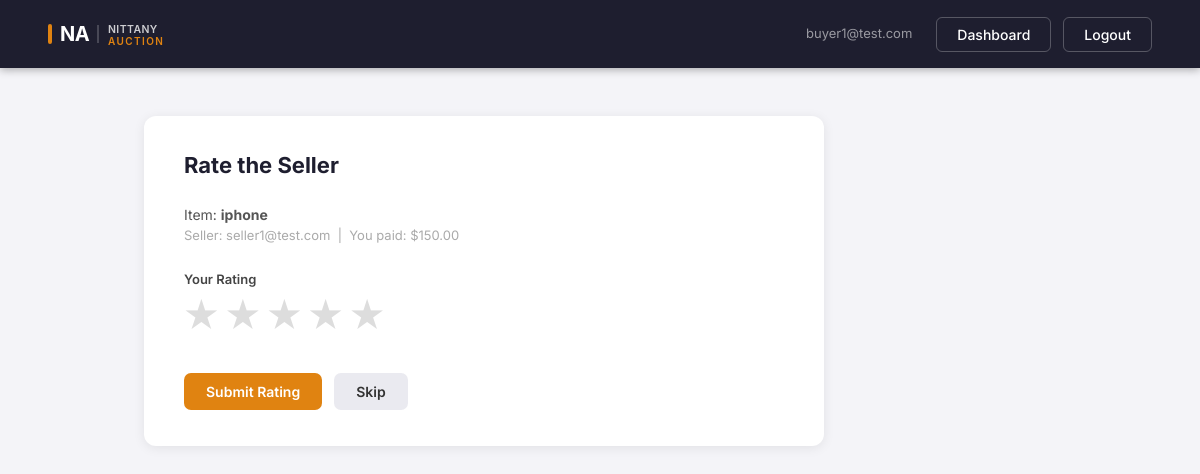
The page /bidder/listings/2602/rate (signed in) on the database its author committed.
### tables this page shows
CREATE TABLE transactions (
            transaction_id   INTEGER PRIMARY KEY AUTOINCREMENT,
            listing_id       INTEGER NOT NULL UNIQUE,
            bidder_email     TEXT NOT NULL,
            amount           REAL NOT NULL,
            transaction_date DATETIME DEFAULT CURRENT_TIMESTAMP
        );

CREATE TABLE listings (
            listing_id        INTEGER PRIMARY KEY AUTOINCREMENT,
            seller_email      TEXT NOT NULL,
            title             TEXT NOT NULL,
            description       TEXT,
            condition         TEXT,
            category_id       INTEGER,
            reserve_price     REAL NOT NULL,
            auction_stop_time DATETIME NOT NULL,
            status            TEXT DEFAULT 'active',
            removal_reason    TEXT,
            max_bids          INTEGER DEFAULT 0,
            created_at        DATETIME DEFAULT CURRENT_TIMESTAMP
        , promoted INTEGER DEFAULT 0, promoted_at DATETIME, promotion_fee REAL, remaining_bids_at_removal INTEGER);

### app.py (the view, shortened to what this page needs)
@app.route("/bidder/listings/<int:listing_id>/rate", methods=["GET", "POST"])
def bidder_rate(listing_id):
    guard = role_required("buyer")
    if guard:
        return guard
    email = session["email"]
    with sqlite3.connect("nittanyauction.db") as conn:
        conn.row_factory = sqlite3.Row
        transaction = conn.execute(
            "SELECT * FROM transactions WHERE listing_id = ? AND bidder_email = ?",
            (listing_id, email)
        ).fetchone()
        if not transaction:
            flash("You can only rate sellers after completing a purchase.", "error")
            return redirect("/bidder")
        if conn.execute(
            "SELECT 1 FROM ratings WHERE listing_id = ? AND bidder_email = ?",
            (listing_id, email)
        ).fetchone():
            flash("You have already rated this seller.", "error")
            return redirect("/bidder")
        listing = conn.execute(
            "SELECT * FROM listings WHERE listing_id = ?", (listing_id,)
        ).fetchone()
    return render_template("bidder_rate_seller.html",
                           email=email,
                           listing=listing,
                           transaction=transaction)

### app.py (called while the page is built)
def role_required(role):
    if session.get("role") != role:
        flash(f"Please log in as {role} to access that page.", "error")
        return redirect("/login")
    return None

### templates/bidder_rate_seller.html (shortened to what this page needs)
<!DOCTYPE html>
<html>
<head>
    <link rel="stylesheet" href="{{ url_for('static', filename='style.css') }}">
</head>
<body>
    <nav class="first-navbar">
        <a href="/dashboard"><img src="{{ url_for('static', filename='logo.svg') }}" alt="NittanyAuction" height="36"></a>
        <div class="nav-links">
            <span class="nav-user">{{ email }}</span>
            <a href="/bidder">Dashboard</a>
            <a href="/logout">Logout</a>
        </div>
    </nav>
    <div class="seller-content">
        <div class="form-card">
            <h2>Rate the Seller</h2>
            <p style="font-size:14px; color:#555; margin-bottom:4px;">
                Item: <strong>{{ listing['title'] }}</strong>
            </p>
            <p style="font-size:13px; color:#aaa; margin-bottom:28px;">
                Seller: {{ listing['seller_email'] }} &nbsp;|&nbsp; You paid: ${{ "%.2f"|format(transaction['amount']) }}
            </p>
            <form method="POST" action="/bidder/listings/{{ listing['listing_id'] }}/rate">
                <div class="form-group">
                    <label>Your Rating</label>
                    <div class="star-group">
                        <label for="s5" title="5 stars">★</label>
                        <label for="s4" title="4 stars">★</label>
                        <label for="s3" title="3 stars">★</label>
                        <label for="s2" title="2 stars">★</label>
                        <label for="s1" title="1 star">★</label>
                    </div>
                </div>
                <div class="form-actions">
                    <button type="submit" class="btn-primary">Submit Rating</button>
                    <a href="/bidder" class="btn-secondary">Skip</a>
                </div>
            </form>
        </div>
    </div>
</body>
</html>

### static/style.css (style rules this page uses)
* { box-sizing: border-box; margin: 0; padding: 0; }
body { font-family: 'Inter', sans-serif; background-color: #f4f4f8; color: #1e1e2f; }
.first-navbar { display: flex; justify-content: space-between; align-items: center; padding: 16px 48px; background-color: #1e1e2f; color: white; box-shadow: 0 2px 8px rgba(0,0,0,0.3); }
.first-navbar > a { display: flex; align-items: center; justify-content: center; line-height: 0; }
.first-navbar img { display: block; }
.nav-links { display: flex; gap: 12px; }
.nav-links a { text-decoration: none; color: white; padding: 8px 20px; border-radius: 6px; font-weight: 500; font-size: 14px; background-color: transparent; border: 1.5px solid rgba(255,255,255,0.25); transition: background-color 0.2s, border-color 0.2s; }
.nav-user { font-size: 13px; color: rgba(255,255,255,0.55); padding: 8px 12px; }
.seller-content { max-width: 960px; margin: 48px auto; padding: 0 24px; }
.seller-content h2 { font-size: 24px; font-weight: 700; color: #1e1e2f; margin-bottom: 6px; }
.btn-primary, .btn-primary:visited { display: inline-block; padding: 10px 22px; background-color: #e08311; color: white; border: none; border-radius: 7px; font-size: 14px; font-weight: 600; font-family: inherit; cursor: pointer; text-decoration: none; transition: opacity 0.2s, transform 0.15s; }
.btn-secondary, .btn-secondary:visited { display: inline-block; padding: 10px 22px; background-color: #eaeaf0; color: #333; border: none; border-radius: 7px; font-size: 14px; font-weight: 600; font-family: inherit; cursor: pointer; text-decoration: none; transition: background-color 0.2s; }
.form-card { background: white; border-radius: 12px; padding: 36px 40px; max-width: 680px; box-shadow: 0 2px 12px rgba(0,0,0,0.08); }
.form-card h2 { font-size: 22px; font-weight: 700; color: #1e1e2f; margin-bottom: 28px; }
.form-group { display: flex; flex-direction: column; gap: 6px; margin-bottom: 20px; }
.form-group label { font-size: 13px; font-weight: 600; color: #444; }
.form-actions { display: flex; gap: 12px; align-items: center; margin-top: 8px; flex-wrap: wrap; }
.star-group { display: flex; gap: 8px; margin: 8px 0 20px; }
.star-group label { font-size: 32px; cursor: pointer; color: #ddd; transition: color 0.15s; line-height: 1; }
.star-group { flex-direction: row-reverse; justify-content: flex-end; }

### rows shown on the page
transactions: bidder_email "buyer1@test.com", amount "150.00"
listings: title "iphone", seller_email "seller1@test.com"
